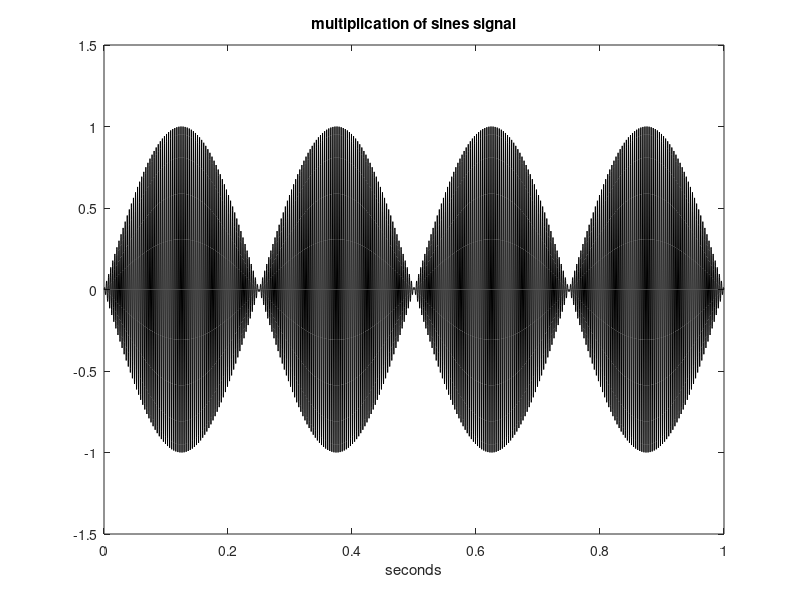

This chart was generated by the following MATLAB code:
% Multiplication of sines signal
fx=300; %signal frequency in Hz
wx=2*pi*fx; %signal frequency in rad/s
fz=2; %signal frequency in Hz
wz=2*pi*fz; %signal frequency in rad/s
fs=6000; %sampling frequency in Hz
tiv=1/fs; %time interval between samples;
t=0:tiv:(8-tiv); %time intervals set (8 seconds)
y=sin(wx*t).*sin(wz*t); %signal data set
sound(y, fs); %sound
t=0:tiv:(1-tiv); %time intervals set (1 second)
y=sin(wx*t).*sin(wz*t); %signal data set
plot(t,y,'k'); %plots figure
axis([0 1 -1.5 1.5]);
xlabel('seconds'); title('multiplication of sines signal');